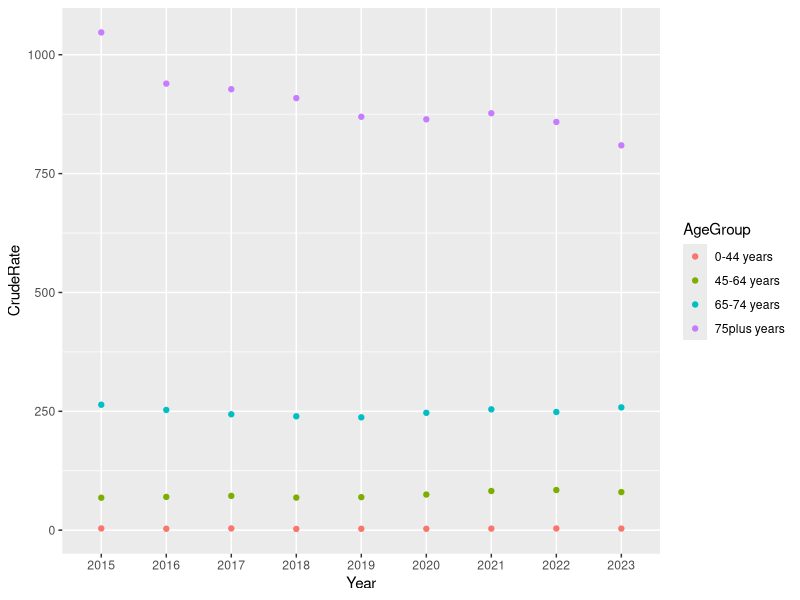

The R script that drew this image:
## ---- chunk 1
knitr::opts_chunk$set(echo = TRUE)
## ---- chunk 2
library(tidyverse)
# Add any other libraries here
library(dplyr)


## ---- chunk 3
# load your data 
getwd()

hd_mortalitybyca<- read.csv("data/hd_mortalitybyca.csv")
## ---- chunk 4
hd_mortalitybyca %>%
filter(
  Year != "2024p", Ca == "S92000003",
  Diagnosis == "Coronary Heart Disease",
  AgeGroup %in% c("0-44 years", "45-64 years", "65-74 years", "75plus years"),
  Sex == "All") %>%
  ggplot(aes(x = Year, y = CrudeRate, colour = AgeGroup)) + geom_point()
